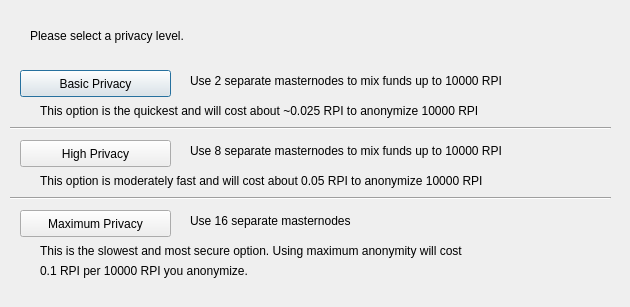
<?xml version="1.0" encoding="UTF-8"?>
<ui version="4.0">
 <class>ObfuscationConfig</class>
 <widget class="QDialog" name="ObfuscationConfig">
  <property name="geometry">
   <rect>
    <x>0</x>
    <y>0</y>
    <width>630</width>
    <height>307</height>
   </rect>
  </property>
  <property name="windowTitle">
   <string>Configure Obfuscation</string>
  </property>
  <widget class="QPushButton" name="buttonBasic">
   <property name="geometry">
    <rect>
     <x>20</x>
     <y>70</y>
     <width>151</width>
     <height>27</height>
    </rect>
   </property>
   <property name="text">
    <string>Basic Privacy</string>
   </property>
  </widget>
  <widget class="QPushButton" name="buttonHigh">
   <property name="geometry">
    <rect>
     <x>20</x>
     <y>140</y>
     <width>151</width>
     <height>27</height>
    </rect>
   </property>
   <property name="text">
    <string>High Privacy</string>
   </property>
  </widget>
  <widget class="QPushButton" name="buttonMax">
   <property name="geometry">
    <rect>
     <x>20</x>
     <y>210</y>
     <width>151</width>
     <height>27</height>
    </rect>
   </property>
   <property name="text">
    <string>Maximum Privacy</string>
   </property>
  </widget>
  <widget class="QLabel" name="label">
   <property name="geometry">
    <rect>
     <x>30</x>
     <y>20</y>
     <width>571</width>
     <height>31</height>
    </rect>
   </property>
   <property name="text">
    <string>Please select a privacy level.</string>
   </property>
  </widget>
  <widget class="QLabel" name="label_2">
   <property name="geometry">
    <rect>
     <x>190</x>
     <y>70</y>
     <width>421</width>
     <height>21</height>
    </rect>
   </property>
   <property name="text">
    <string>Use 2 separate masternodes to mix funds up to 10000 RPI</string>
   </property>
  </widget>
  <widget class="QLabel" name="label_3">
   <property name="geometry">
    <rect>
     <x>190</x>
     <y>140</y>
     <width>411</width>
     <height>21</height>
    </rect>
   </property>
   <property name="text">
    <string>Use 8 separate masternodes to mix funds up to 10000 RPI</string>
   </property>
  </widget>
  <widget class="QLabel" name="label_4">
   <property name="geometry">
    <rect>
     <x>190</x>
     <y>210</y>
     <width>421</width>
     <height>21</height>
    </rect>
   </property>
   <property name="text">
    <string>Use 16 separate masternodes</string>
   </property>
  </widget>
  <widget class="QLabel" name="label_6">
   <property name="geometry">
    <rect>
     <x>40</x>
     <y>100</y>
     <width>561</width>
     <height>21</height>
    </rect>
   </property>
   <property name="text">
    <string>This option is the quickest and will cost about ~0.025 RPI to anonymize 10000 RPI</string>
   </property>
  </widget>
  <widget class="QLabel" name="label_7">
   <property name="geometry">
    <rect>
     <x>40</x>
     <y>170</y>
     <width>561</width>
     <height>21</height>
    </rect>
   </property>
   <property name="text">
    <string>This option is moderately fast and will cost about 0.05 RPI to anonymize 10000 RPI</string>
   </property>
  </widget>
  <widget class="QLabel" name="label_8">
   <property name="geometry">
    <rect>
     <x>40</x>
     <y>240</y>
     <width>561</width>
     <height>21</height>
    </rect>
   </property>
   <property name="text">
    <string>This is the slowest and most secure option. Using maximum anonymity will cost</string>
   </property>
  </widget>
  <widget class="QLabel" name="label_9">
   <property name="geometry">
    <rect>
     <x>40</x>
     <y>260</y>
     <width>561</width>
     <height>21</height>
    </rect>
   </property>
   <property name="text">
    <string>0.1 RPI per 10000 RPI you anonymize.</string>
   </property>
  </widget>
  <widget class="Line" name="line">
   <property name="geometry">
    <rect>
     <x>10</x>
     <y>120</y>
     <width>601</width>
     <height>16</height>
    </rect>
   </property>
   <property name="orientation">
    <enum>Qt::Horizontal</enum>
   </property>
  </widget>
  <widget class="Line" name="line_2">
   <property name="geometry">
    <rect>
     <x>10</x>
     <y>190</y>
     <width>601</width>
     <height>16</height>
    </rect>
   </property>
   <property name="orientation">
    <enum>Qt::Horizontal</enum>
   </property>
  </widget>
 </widget>
 <resources/>
 <connections/>
</ui>
